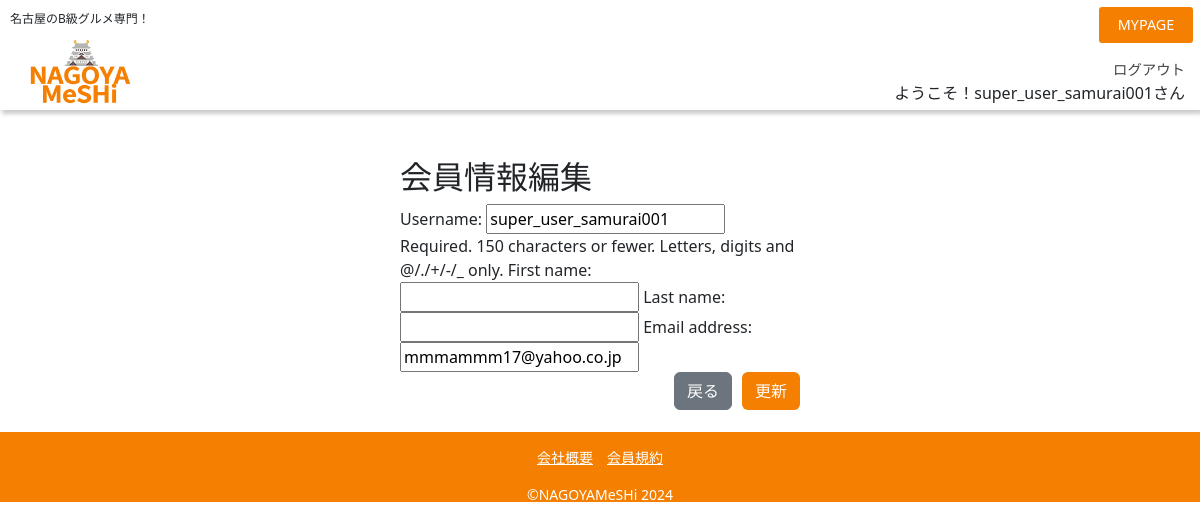
The app's page /general/user_update/16/ (signed in), older data.
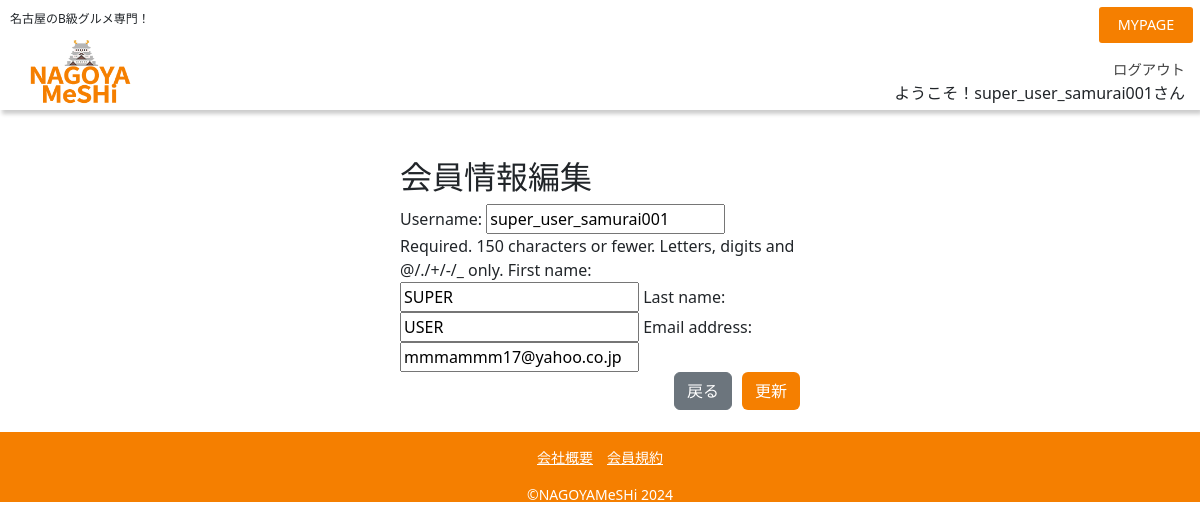
The same page, newer data.
### commondb/models/user.py (models this page shows, shortened)
class User(AbstractUser):
    is_paid_member = models.BooleanField(verbose_name='有料会員', default=False)
    is_manage_member = models.BooleanField(verbose_name='管理者', default=False)
    class Meta:
        verbose_name = 'ユーザー'
        verbose_name_plural = 'ユーザー一覧'

### general/views/user_update_view.py (the view)
# urls.py: path('general/user_update/<int:pk>/', UserUpdateView.as_view(), name="user_update"),
class UserUpdateView(LoginRequiredMixin, UpdateView):
    model = User
    fields = ['username', 'first_name', 'last_name', 'email', ]
    template_name = 'general/user_update.html'

### templates/general/user_update.html (shortened to what this page needs)
{% extends "base.html" %}
{% load bootstrap %}
{% block head %}<link href="https://cdn.jsdelivr.net/npm/bootstrap@5.3.0-alpha3/dist/css/bootstrap.min.css" rel="stylesheet">
{% endblock %}
{% block content %}
<div class="form_container mt-5">
    <h2>会員情報編集</h2>
    <form method="post">
      {{ form|bootstrap }}
      <br>
      <button type="submit" class="btn" style="background-color: #F57F00; color: #FFFFFF; margin-left: 10px;">更新</button>
      <button type="button" class="btn btn-secondary btn-block" onClick="javascript:history.go(-1);">戻る</button>
    </form>
  </div>
{% endblock %}

### templates/base.html (shortened to what this page needs)
{% load static %}
<!DOCTYPE html>
<html lang="ja">
<head>
    <link rel="stylesheet" href="/static/css/stylesheet.css">
    <link rel="stylesheet" href="https://unpkg.com/ress/dist/ress.min.css">
    <link rel="stylesheet" type="text/css" href="https://cdn.jsdelivr.net/npm/slick-carousel@1.8.1/slick/slick.css"/>
    <link rel="stylesheet" type="text/css" href="https://cdn.jsdelivr.net/npm/slick-carousel@1.8.1/slick/slick-theme.css"/>
    {% block head %}{% endblock %}
</head>
<body>
    <header>
        <div class="logo-container">
            <p>名古屋のB級グルメ専門！</p>
            <h1><a href="{% url 'top' %}"><img src="/static/general/images/logo.png" alt="ロゴ"></a></h1>
        </div>
        {% if request.user.is_authenticated %}
        <nav>
            <a class="header_btn" href="{% url 'mypage' pk=user.id %}">MYPAGE</a>
            <a class="logout_link" href="{% url 'logout' %}">ログアウト</a>
            <p>
                ようこそ！{{user.get_username}}さん
            </p>
        </nav>
        {% endif%}
    </header>
    {% block content %}{% endblock %}
    <footer>
        <nav>
            <p><a href="{% url 'company' pk=1 %}" >会社概要</a><a href="{% url 'reguration' %}" >会員規約</a></p>
            <p>&copy;NAGOYAMeSHi 2024</p>
        </nav>
    </footer>
</body>
</html>

Row changes from the older to the newer data that the page shows:
changed User "super_user_samurai001": first_name (not shown) → "SUPER"; last_name (not shown) → "USER"
